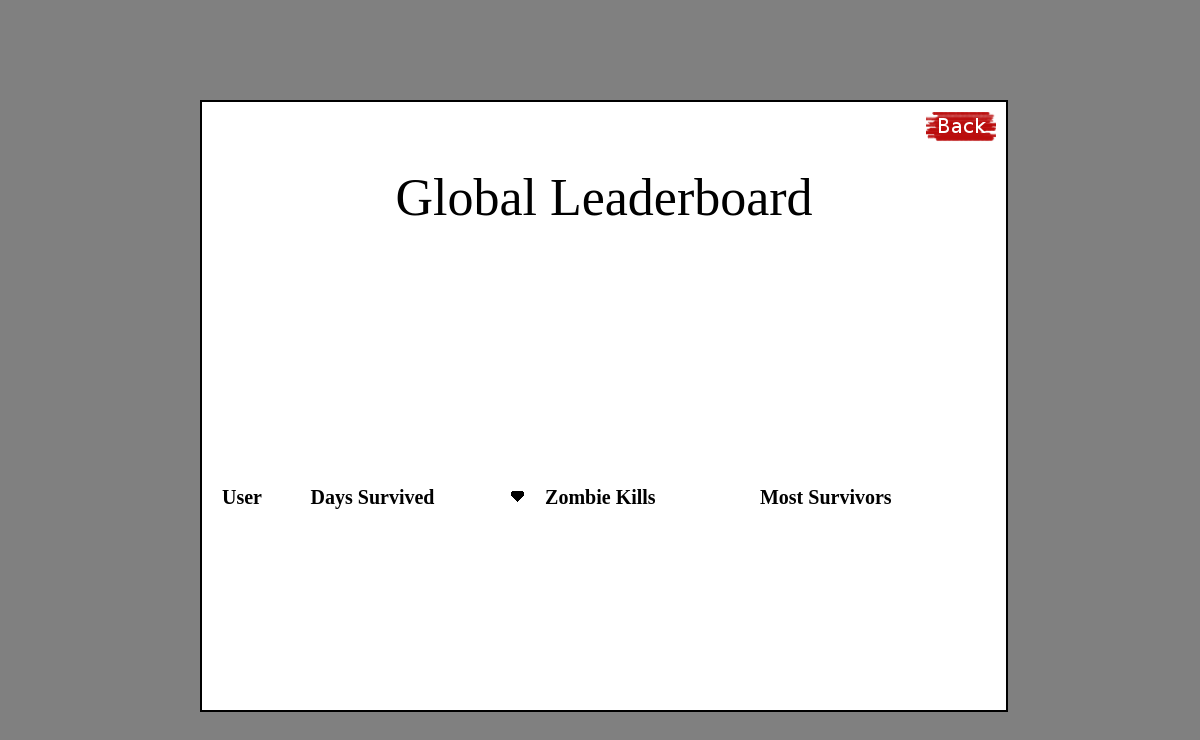
The app's page /zombie/leaderboard/, older data.
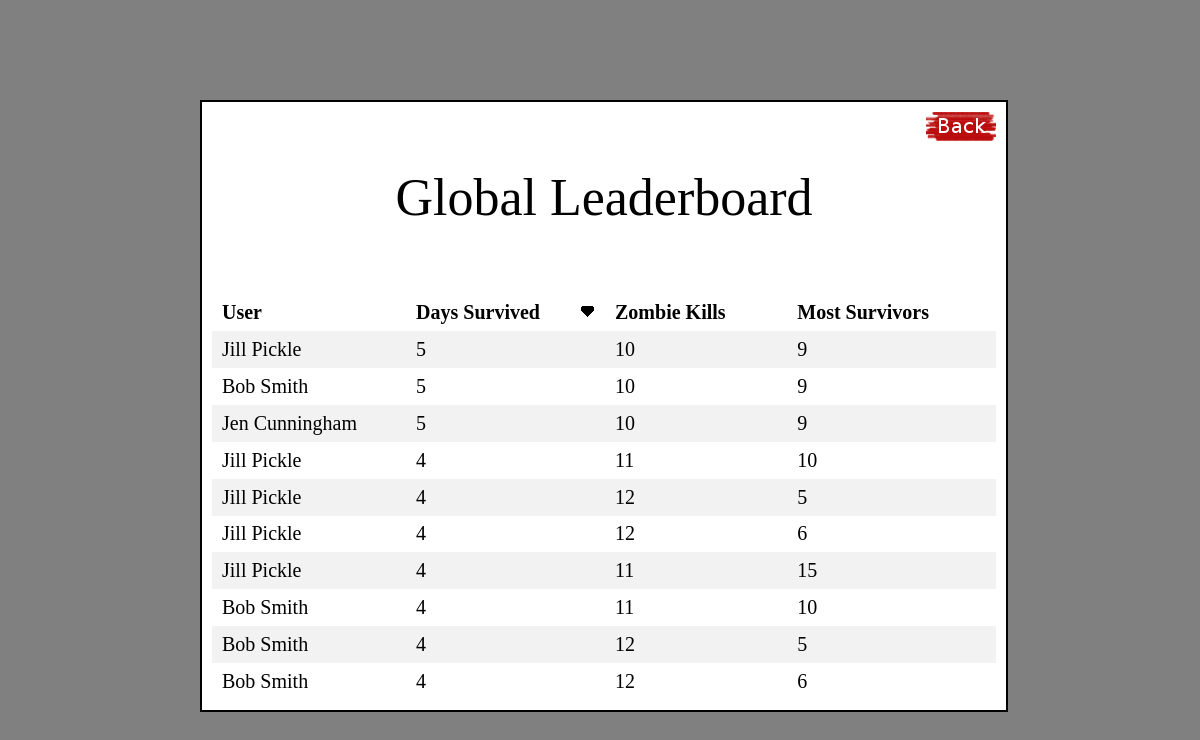
The same page, newer data.
### zombie/models.py (models this page shows, shortened)
class Score(models.Model):
    user = models.ForeignKey(UserProfile)
    days_survived = models.IntegerField()
    zombie_kills = models.IntegerField()
    most_survivors = models.IntegerField()

class UserProfile(models.Model):
    user = models.OneToOneField(User)
    avatar = models.ImageField(upload_to='profile_images', blank=True)
    friends = models.ManyToManyField('self', blank=True)
    has_killer_badge = models.BooleanField(default=False)
    has_survivor_badge = models.BooleanField(default=False)
    has_gatherer_badge = models.BooleanField(default=False)
    has_people_person_badge = models.BooleanField(default=False)
    has_explorer_badge = models.BooleanField(default=False)
    has_noob_badge = models.BooleanField(default=False)

### zombie/views.py (the view)
def leaderboard(request):
    if request.method == 'POST':
        if request.POST.get('sort_by') == 'days_survived':
            scores = Score.objects.order_by('-days_survived')[:10]
            scores_sorted_by = "days_survived"
        elif request.POST.get('sort_by') == 'zombie_kills':
            scores = Score.objects.order_by('-zombie_kills')[:10]
            scores_sorted_by = "zombie_kills"
        elif request.POST.get('sort_by') == 'most_survivors':
            scores = Score.objects.order_by('-most_survivors')[:10]
            scores_sorted_by = "most_survivors"
        else:
            scores = Score.objects.order_by('-days_survived')[:10]
            scores_sorted_by = "days_survived"
    else:
        scores = Score.objects.order_by('-days_survived')[:10]
        scores_sorted_by = "days_survived"
    context_dict = {
        'scores':scores,
        'scores_sorted_by':scores_sorted_by
    }
    return render(request, 'zombie/leaderboard.html', context_dict)

### templates/zombie/leaderboard.html (shortened to what this page needs)
<!DOCTYPE html>
{% load staticfiles %}
<html>
    <head>
        <link rel="stylesheet" type="text/css" href="{% static 'css/common_style.css' %}" />
        <link rel="stylesheet" type="text/css" href="{% static 'css/leaderboard_style.css' %}" />
    </head>
    <body>
        <div id="content_area">
            <div id="leaderboard_word">
                <span>Global Leaderboard</span>
            </div>
            <div id="back_button_div">
                <a href="/zombie/"><img src="{% static 'img/profile_back.png' %}"/></a>
            </div>
            <div id="leaderboard_table_div">
                <table id="leaderboard_table">
                    <tr>
                        <th>
                                User
                            </th>
                            <th {% if scores_sorted_by != 'days_survived' %} onmouseover="showTableSortButton1()" onmouseout="hideTableSortButton1()" {% endif %} >
                                Days Survived
                                <div class="sort_button_div">
                                    <form action="/zombie/leaderboard/" method="post">
                                        <input type="image" id="table_sort_button_1" src="{% static 'img/table_sort_button.png' %}" width=15 height=15 />
                                    </form>
                                </div>
                            </th>
                            <th {% if scores_sorted_by != 'zombie_kills' %} onmouseover="showTableSortButton2()" onmouseout="hideTableSortButton2()" {% endif %} >
                                Zombie Kills
                                <div class="sort_button_div">
                                    <form action="/zombie/leaderboard/" method="post">
                                    </form>
                                </div>
                            </th>
                            <th {% if scores_sorted_by != 'most_survivors' %} onmouseover="showTableSortButton3()" onmouseout="hideTableSortButton3()" {% endif %} >
                                Most Survivors
                                <div class="sort_button_div">
                                    <form action="/zombie/leaderboard/" method="post">
                                    </form>
                                </div>
                            </th>
                    </tr>
                    {% for score in scores %}
                        <tr>
                            <td>{{ score.user.user.first_name }} {{ score.user.user.last_name }}</td>
                            <td>{{ score.days_survived }}</td>
                            <td>{{ score.zombie_kills }}</td>
                            <td>{{ score.most_survivors }}</td>
                        </tr>
                    {% endfor %}
                </table>
            </div>
        </div>
    </body>
</html>

### static/css/common_style.css (style rules this page uses)
body { background-color: grey; }
#content_area { position: absolute; top: 50%; left: 50%; margin-left: -400px; margin-top: -300px; width: 804px; height: 608px; border-width: 2px; border-style: solid; background-color: white; }

### static/css/leaderboard_style.css (style rules this page uses)
#back_button_div { position: absolute; right: 0px; top: 0px; margin: 10px; }
#leaderboard_word { position: absolute; top: 0px; left: 0px; width: 100%; height:30%; text-align: center; line-height: 180px; font-size: 52px; }
#leaderboard_word span { display: inline-block; vertical-align: middle; line-height: normal; }
#leaderboard_table_div { position: absolute; top: 30%; left: 0px; right: 0px; bottom: 0px; margin: 10px; }
#leaderboard_table { position: absolute; width: 100%; height: 100%; border-collapse: collapse; font-size: 20px; }
#leaderboard_table th, #leaderboard_table td { padding: 0px 10px 0px 10px; text-align: left; #border: 1px solid black; }
#leaderboard_table tr:nth-child(even) { background-color: #f2f2f2; }
.sort_button_div { float: right; }
#table_sort_button_1 { visibility: hidden; }

Row changes from the older to the newer data that the page shows:
added Score: user.user.first_name "Jill", user.user.last_name "Pickle", days_survived "5", zombie_kills "10", most_survivors "9"
added Score: user.user.first_name "Bob", user.user.last_name "Smith", days_survived "5", zombie_kills "10", most_survivors "9"
added Score: user.user.first_name "Jen", user.user.last_name "Cunningham", days_survived "5", zombie_kills "10", most_survivors "9"
added Score: user.user.first_name "Jill", user.user.last_name "Pickle", days_survived "4", zombie_kills "11", most_survivors "10"
added Score: user.user.first_name "Jill", user.user.last_name "Pickle", days_survived "4", zombie_kills "12", most_survivors "5"
added Score: user.user.first_name "Jill", user.user.last_name "Pickle", days_survived "4", zombie_kills "12", most_survivors "6"
added Score: user.user.first_name "Jill", user.user.last_name "Pickle", days_survived "4", zombie_kills "11", most_survivors "15"
added Score: user.user.first_name "Bob", user.user.last_name "Smith", days_survived "4", zombie_kills "11", most_survivors "10"
added Score: user.user.first_name "Bob", user.user.last_name "Smith", days_survived "4", zombie_kills "12", most_survivors "5"
added Score: user.user.first_name "Bob", user.user.last_name "Smith", days_survived "4", zombie_kills "12", most_survivors "6"
